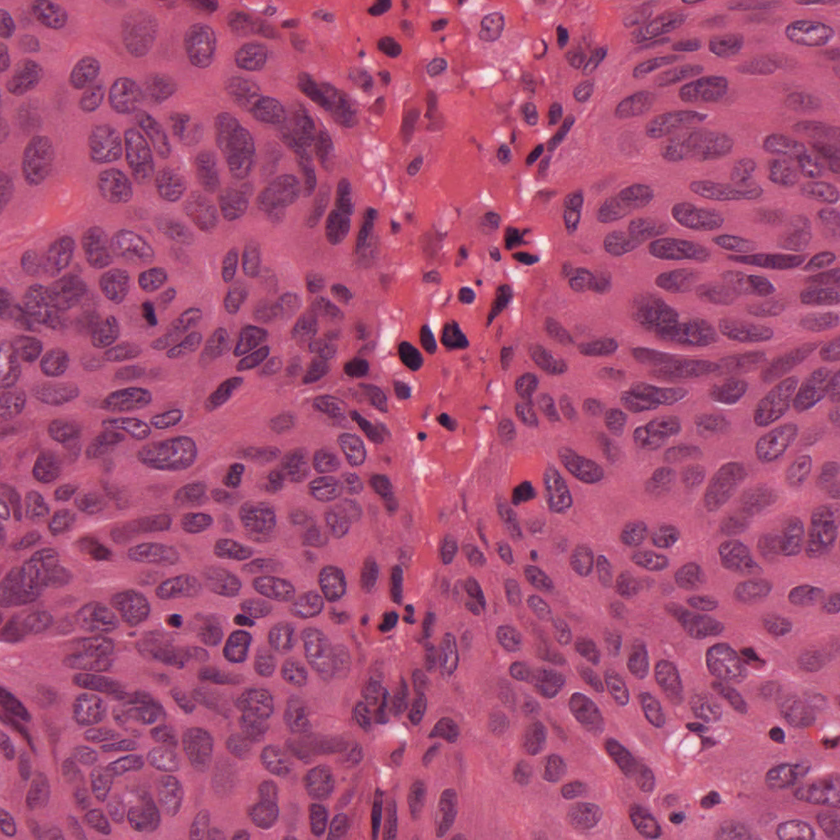
#> input picture img/TCGA-18-5592-01Z-00-DX1.tif, 840 x 840 px, shrunk from 1000 x 1000 before the run
$ python main.py
#> lines starting #> are read from the running program, lines starting #| are printed output that depends on the picture; after the words box and inside, x2 and y2 are one past the last pixel; in counts of white or black regions, pixels touching at a corner belong together
import cv2 as cv
import numpy as np


def main():

    cv.namedWindow('W1', cv.WINDOW_AUTOSIZE)

    image = cv.imread('./img/TCGA-18-5592-01Z-00-DX1.tif')
#> image is the input picture: shape (840, 840, 3); mean B, G, R 122.7, 83.7, 170.4

    gray = cv.cvtColor(image, cv.COLOR_BGR2GRAY)
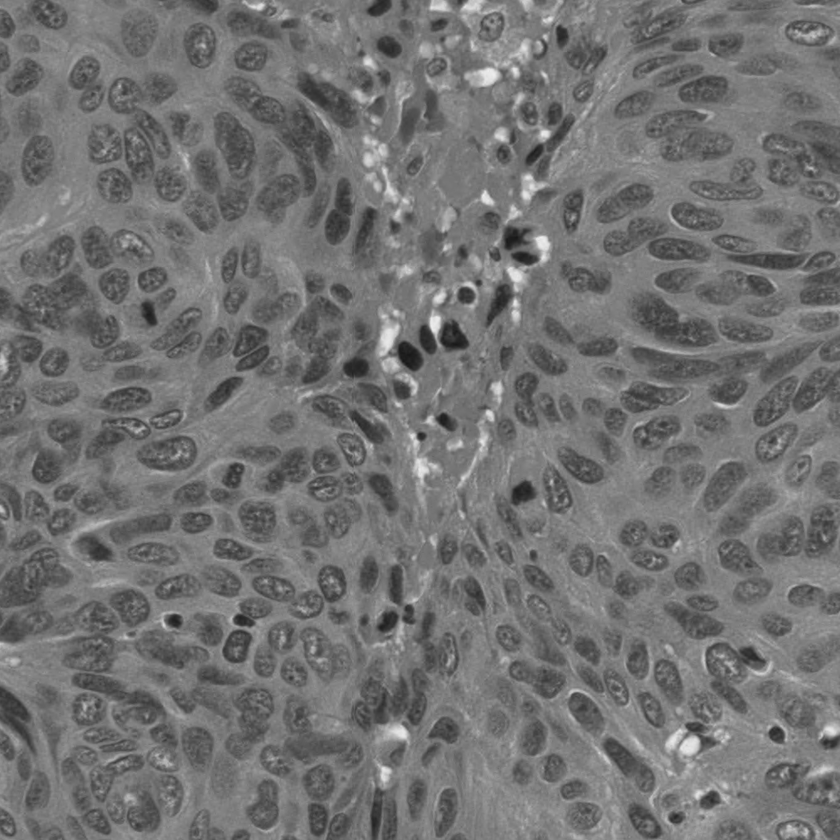
#> gray: shape (840, 840); min 24, max 237, mean 114.1

    ret, thresh = cv.threshold(gray, 0, 255, cv.THRESH_BINARY_INV + cv.THRESH_OTSU)
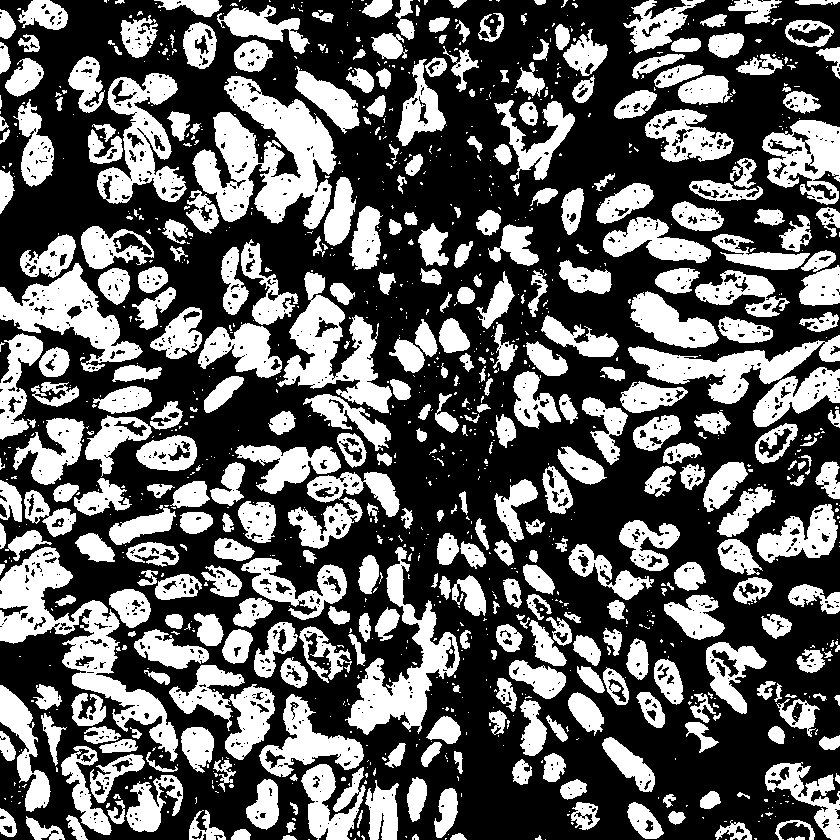
#> thresh: shape (840, 840); 38.1% white; 1207 white regions (826 under 20 px), largest, box (x1, y1, x2, y2) and area: (192, 76, 337, 229) 11307, (0, 547, 178, 762) 9360, (277, 272, 392, 413) 6266
#> ret = 109

    kernel = np.ones((5, 5), np.uint8)

    dilated = cv.dilate(thresh, kernel, iterations=2)
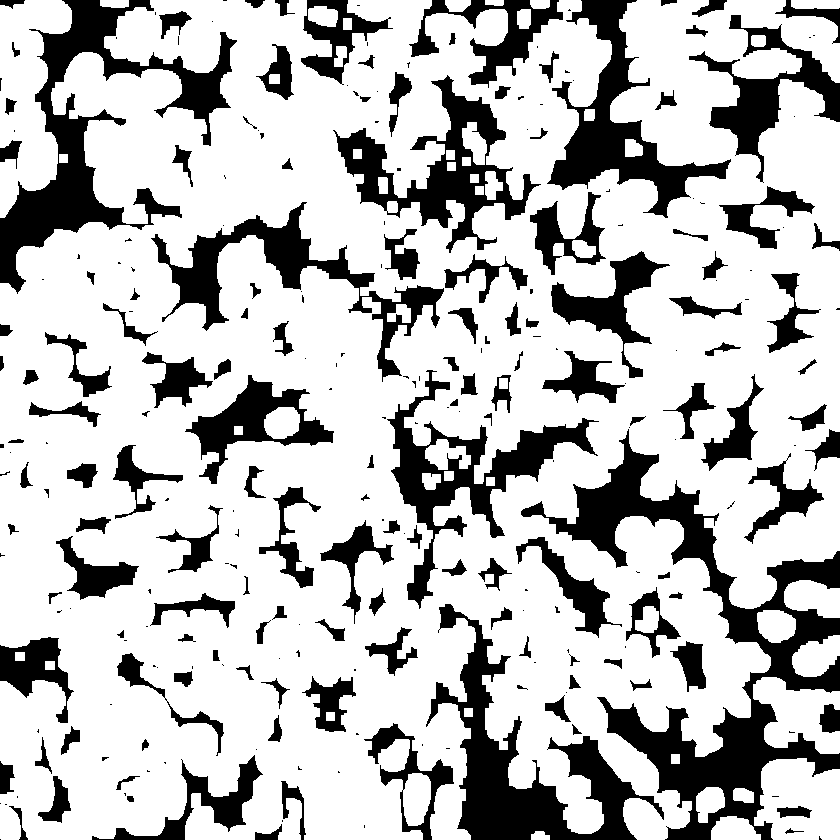
#> dilated: shape (840, 840); 74.6% white; 266 black regions (124 under 20 px), largest, box (x1, y1, x2, y2) and area: (521, 429, 840, 840) 27075, (0, 0, 237, 294) 16596, (426, 604, 664, 840) 14646

    cv.bitwise_not(dilated, dilated)

    blur = cv.GaussianBlur(dilated, (11, 11), 0)

    canny = cv.Canny(blur, 30, 150, 3)
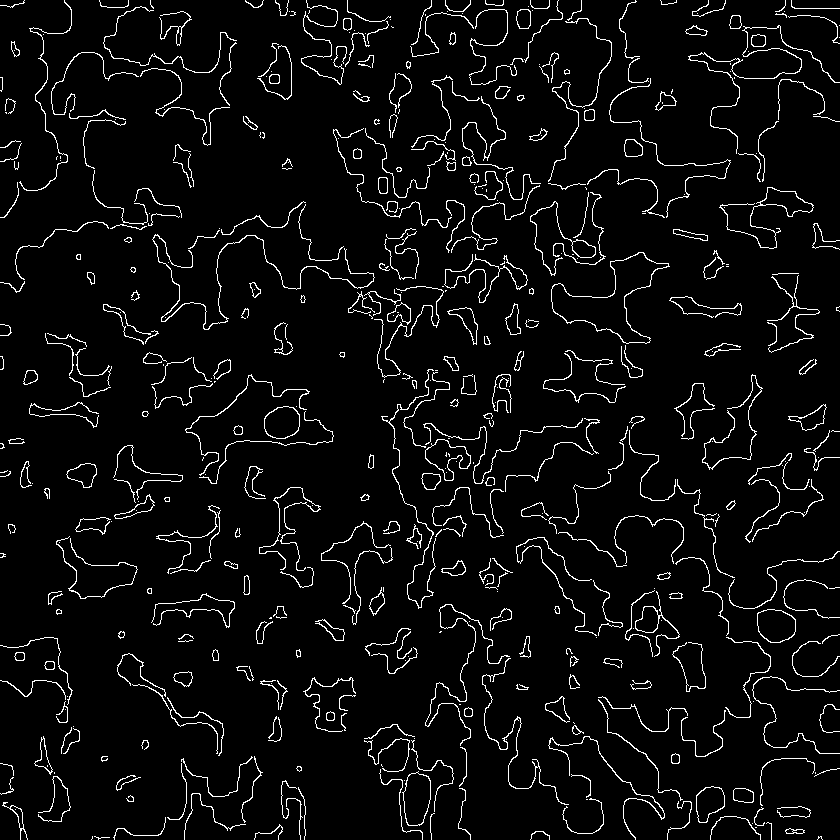
#> canny: shape (840, 840); 4.9% white in thin lines or dots

    d_canny = cv.dilate(canny, kernel, iterations=1)
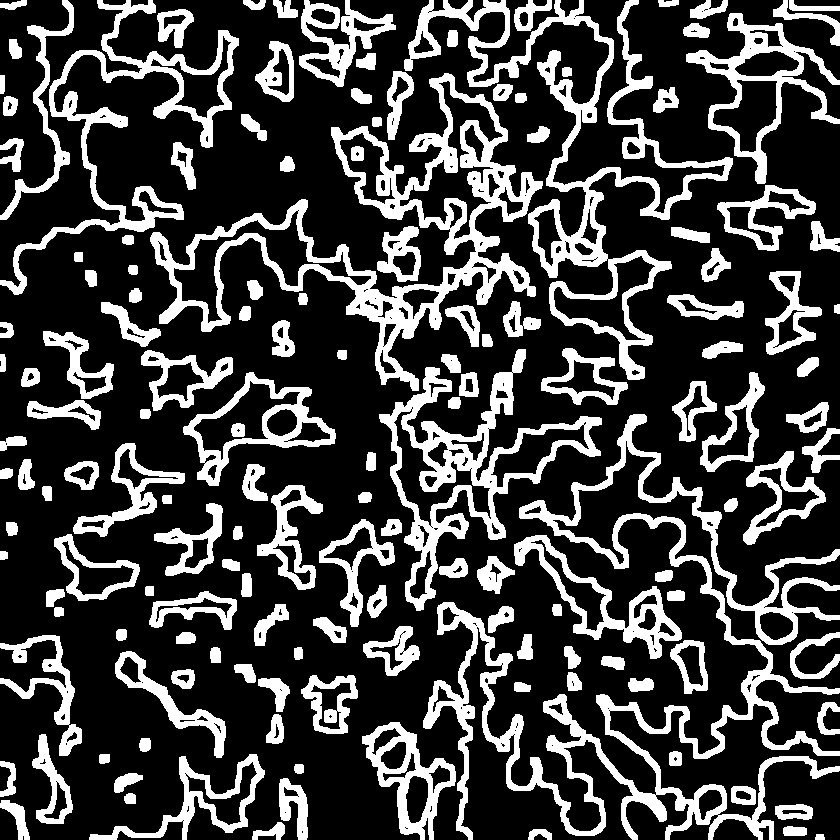
#> d_canny: shape (840, 840); 25.3% white; 153 white regions

    contours, hierarchy = cv.findContours(d_canny, cv.RETR_EXTERNAL, cv.CHAIN_APPROX_NONE)
#> contours = 151 contours; largest, box (x1, y1, x2, y2) and area: (150, 73, 543, 391) 31220, (423, 414, 840, 840) 23719, (404, 0, 733, 380) 18660, (379, 349, 602, 611) 16710, (0, 0, 239, 295) 9604

    cv.drawContours(image, contours, -1, (255, 22, 13), 7)
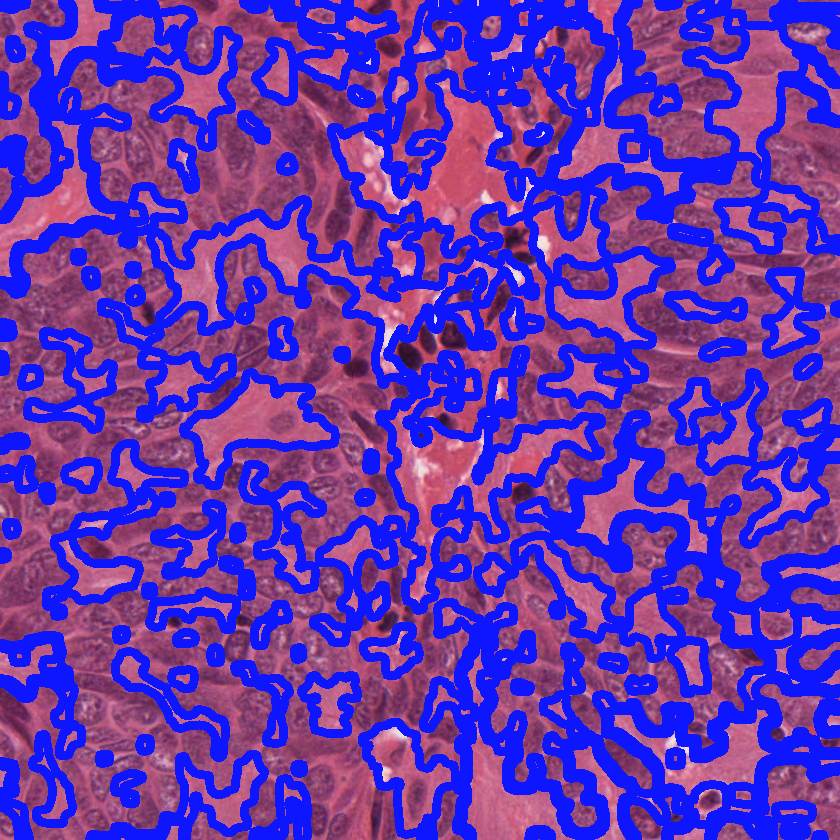
#> image: shape (840, 840, 3); mean B, G, R 175.4, 54.2, 98.5

    cv.imshow('W1', image)

    cv.waitKey()
    cv.destroyAllWindows()


if __name__ == '__main__':
    main()
